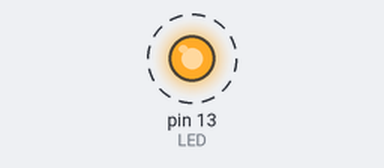
Simulated run of this sketch. Board: Arduino Uno, built with avr-gcc and run on an emulated ATmega328P. Parts: output pins drawn as LEDs (lit = HIGH). Dashed ring = blinking.

Above: at 0.5 s.
Timing chart, 0 to 4.6 s (numbered marks = the images above):
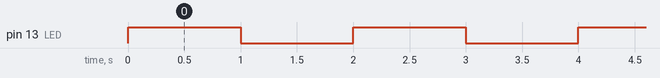

Measured:
- by itself, pin 13 (LED): alternates HIGH for 1.0 s and LOW for 1.0 s

The sketch:

Blink.ino
```cpp
int main() {
  DDRB |= (1 << PB5); //Digital Pin 13
  while(true) {
    PORTB ^= (1 << PB5);  //Toggle the LED on Pin 13
    _delay_ms(1000);  //Delay of 1 second
  }
  return 0;
}
```
